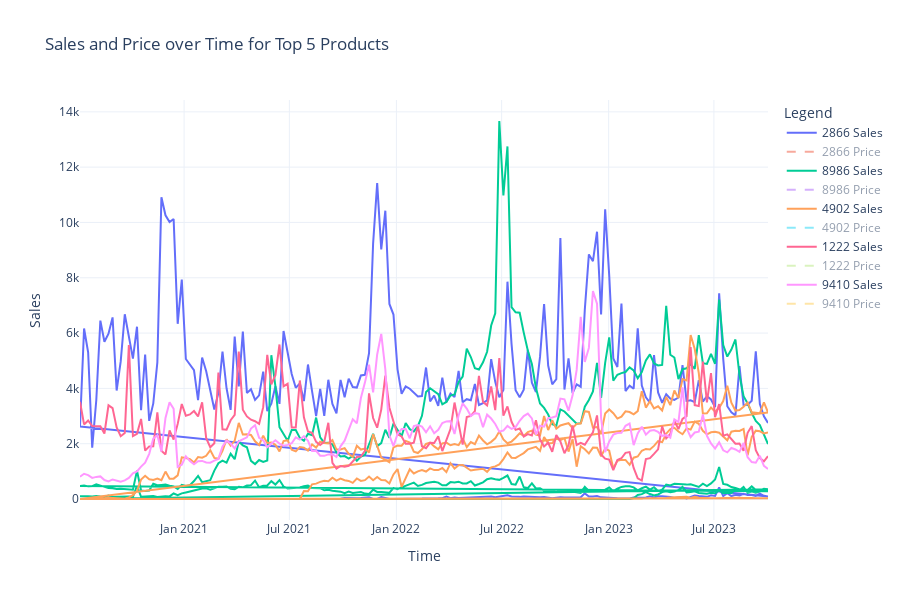

The code cell stored with this chart in its notebook:
### Code cell
import plotly.graph_objects as go
from plotly.subplots import make_subplots

# Create a Plotly figure
fig = go.Figure()

# Plot Sales (y) over time for the top products
for product in top_products:
    product_df = top_products_df[top_products_df['Product'] == product]
    
    # Plot sales for the product
    fig.add_trace(go.Scatter(
        x=product_df['ds'], 
        y=product_df['y'], 
        mode='lines',
        name=f'{product} Sales',
        hovertemplate='Date: %{x}<br>Sales: %{y}'
    ))
    
    # Plot price for the product, initially hidden
    fig.add_trace(go.Scatter(
        x=product_df['ds'], 
        y=product_df['Price'], 
        mode='lines',
        name=f'{product} Price',
        visible='legendonly',  # Initially hide the price
        line=dict(dash='dash'),
        hovertemplate='Date: %{x}<br>Price: %{y}'
    ))

# Update layout
fig.update_layout(
    title='Sales and Price over Time for Top 5 Products',
    xaxis_title='Time',
    yaxis_title='Sales',
    hovermode='x unified',
    legend_title='Legend',
    template='plotly_white',
    height=600
)

# Show the plot
fig.show()

### Figure 1 — Plotly figure (JSON) as saved in the notebook; plotly's stock layout.template omitted (floating-point values rounded to 4 significant figures; data arrays with more than 128 entries replaced by an {"elided": "..."} marker saying what was removed)
{"data": [{"hovertemplate": "Date: %{x}<br>Sales: %{y}", "mode": "lines", "name": "2866 Sales", "type": "scatter", "x": {"elided": "340 str values"}, "y": {"elided": "340 int values"}}, {"hovertemplate": "Date: %{x}<br>Price: %{y}", "line": {"dash": "dash"}, "mode": "lines", "name": "2866 Price", "type": "scatter", "visible": "legendonly", "x": {"elided": "340 str values"}, "y": {"elided": "340 float values"}}, {"hovertemplate": "Date: %{x}<br>Sales: %{y}", "mode": "lines", "name": "8986 Sales", "type": "scatter", "x": {"elided": "510 str values"}, "y": {"elided": "510 int values"}}, {"hovertemplate": "Date: %{x}<br>Price: %{y}", "line": {"dash": "dash"}, "mode": "lines", "name": "8986 Price", "type": "scatter", "visible": "legendonly", "x": {"elided": "510 str values"}, "y": {"elided": "510 float values"}}, {"hovertemplate": "Date: %{x}<br>Sales: %{y}", "mode": "lines", "name": "4902 Sales", "type": "scatter", "x": {"elided": "510 str values"}, "y": {"elided": "510 int values"}}, {"hovertemplate": "Date: %{x}<br>Price: %{y}", "line": {"dash": "dash"}, "mode": "lines", "name": "4902 Price", "type": "scatter", "visible": "legendonly", "x": {"elided": "510 str values"}, "y": {"elided": "510 float values"}}, {"hovertemplate": "Date: %{x}<br>Sales: %{y}", "mode": "lines", "name": "1222 Sales", "type": "scatter", "x": {"elided": "170 str values"}, "y": {"elided": "170 int values"}}, {"hovertemplate": "Date: %{x}<br>Price: %{y}", "line": {"dash": "dash"}, "mode": "lines", "name": "1222 Price", "type": "scatter", "visible": "legendonly", "x": {"elided": "170 str values"}, "y": {"elided": "170 float values"}}, {"hovertemplate": "Date: %{x}<br>Sales: %{y}", "mode": "lines", "name": "9410 Sales", "type": "scatter", "x": {"elided": "170 str values"}, "y": {"elided": "170 int values"}}, {"hovertemplate": "Date: %{x}<br>Price: %{y}", "line": {"dash": "dash"}, "mode": "lines", "name": "9410 Price", "type": "scatter", "visible": "legendonly", "x": {"elided": "170 str values"}, "y": {"elided": "170 float values"}}], "layout": {"height": 600, "hovermode": "x unified", "legend": {"title": {"text": "Legend"}}, "title": {"text": "Sales and Price over Time for Top 5 Products"}, "xaxis": {"title": {"text": "Time"}}, "yaxis": {"title": {"text": "Sales"}}}}
